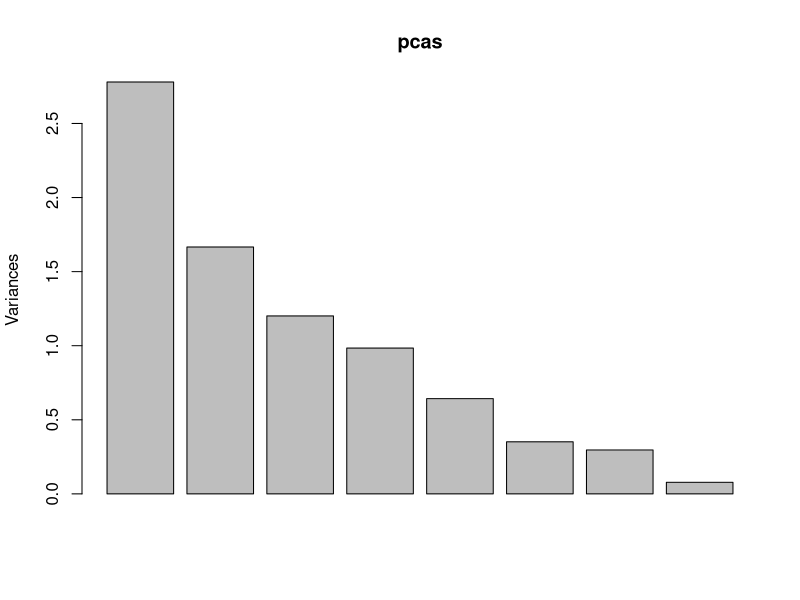
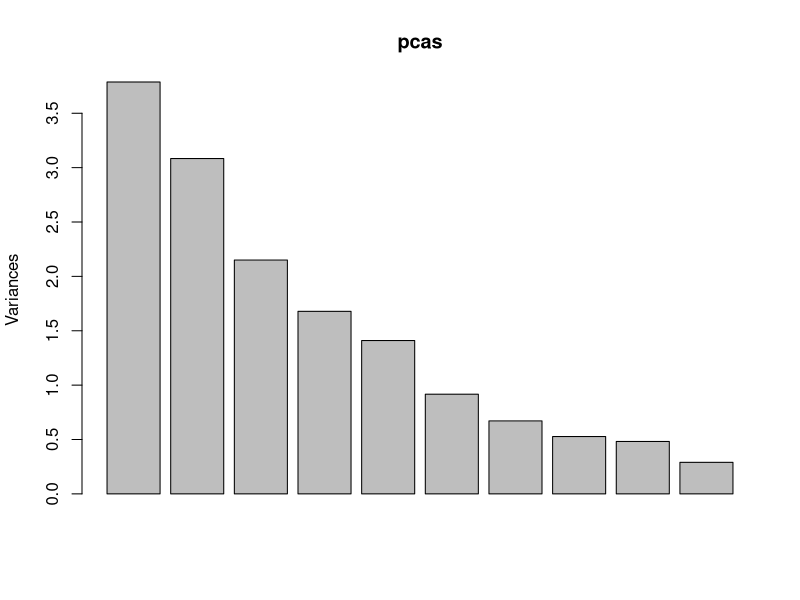
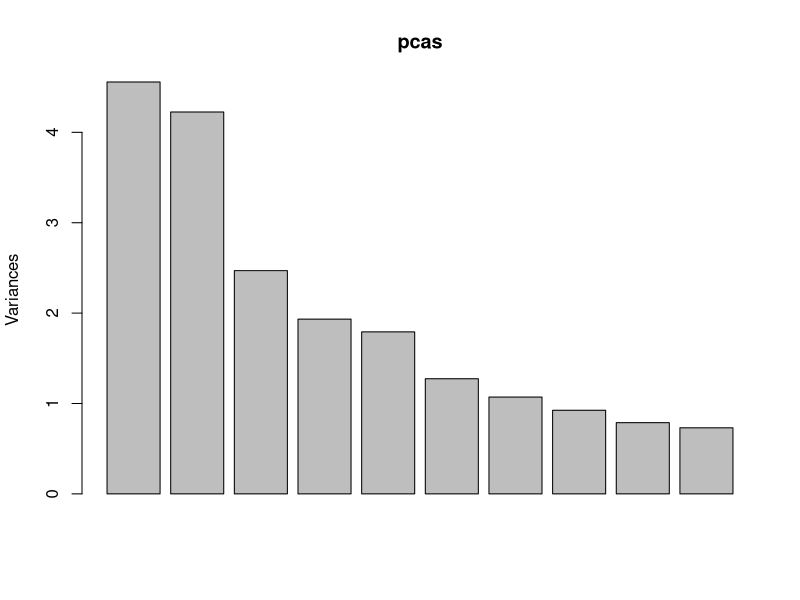
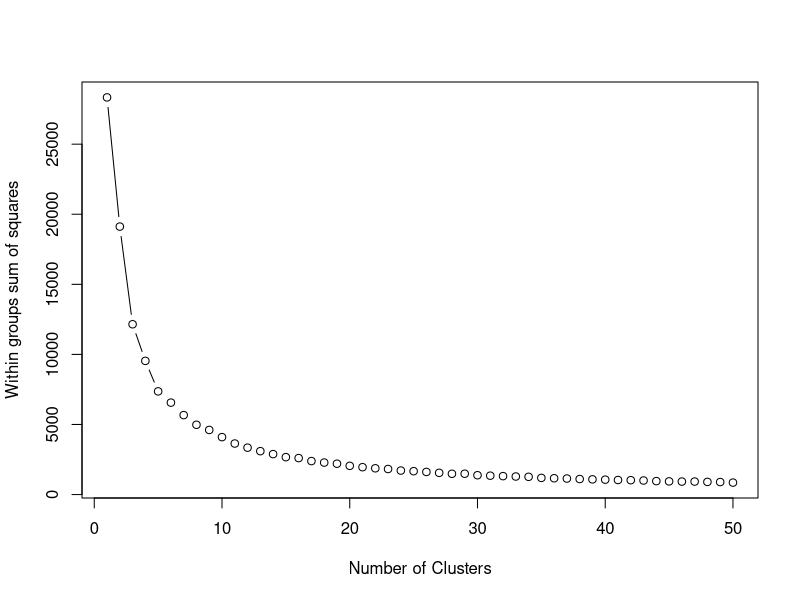
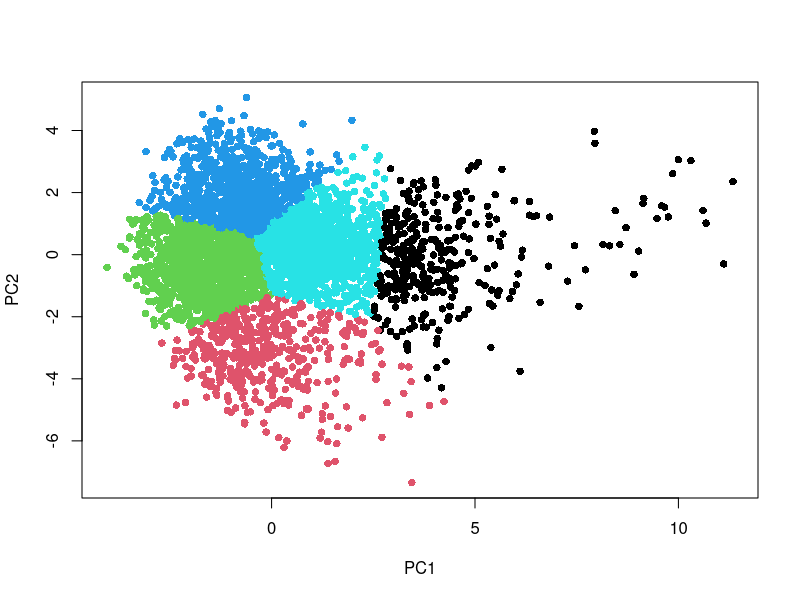
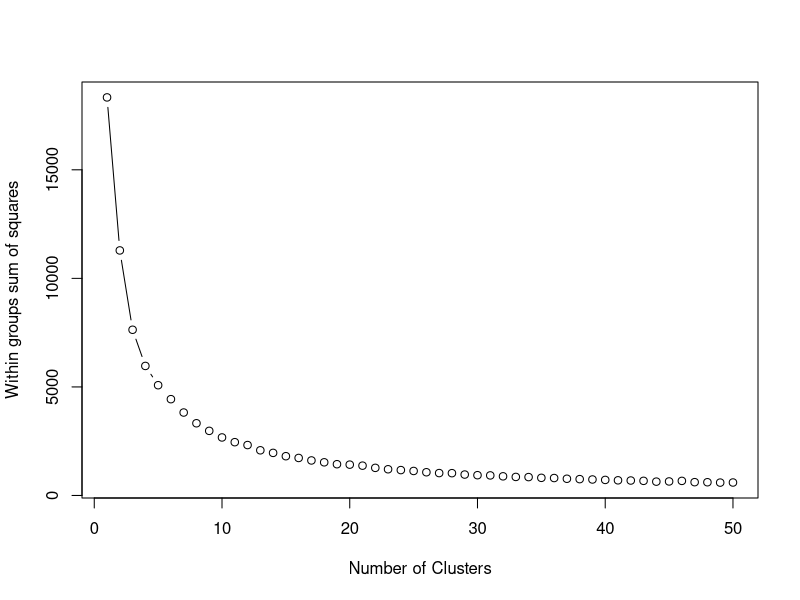
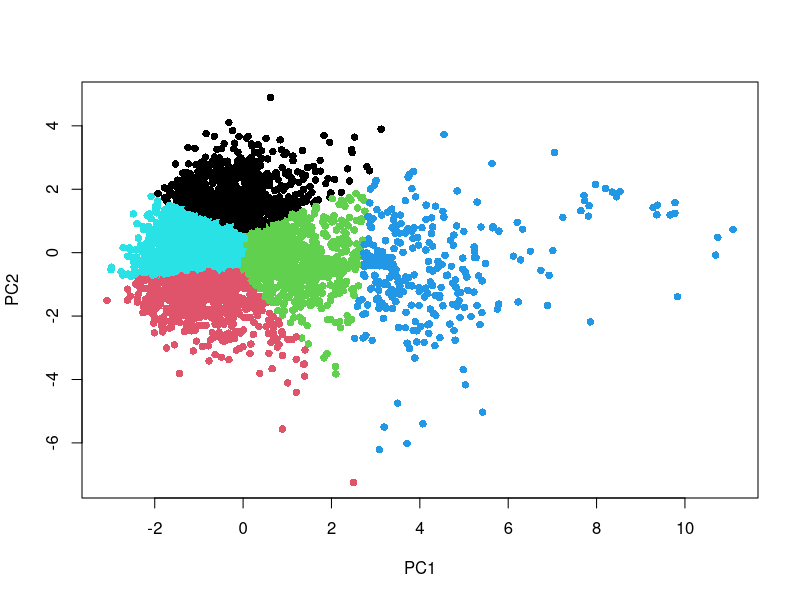

Source code (R) for these figures, in order: (Note: this script raises an error after producing the figures.)
## ---- chunk 1
knitr::opts_chunk$set(echo = TRUE)
## ---- chunk 2
library(tidyverse)
library(ggplot2)
library(RColorBrewer)
library(dplyr) 

## ---- chunk 3
df = read_csv("Data/attrsOfAlbsFinal.csv")
df = within(df,  id <- paste(Album, Artist, sep="---"))

head(df)
#data of only average spotify metrics
dfSpotifySubMetrics = df %>%
  select(id, avgAcousticness, avgDanceability, avgEnergy, avgInstrumentalness, avgLiveness, avgLoudness, avgSpeechiness, avgValence)

# data with appropriate measures of spotify metrics (averages, max, ranges)
dfSpotifyAllMeasures = df %>%
  select(id, avgAcousticness, maxAcousticnessTrack, avgDanceability, maxDanceabilityTrack, rangeEnergy, avgEnergy, maxInstrumentalnessTrack, avgInstrumentalness, avgLiveness, maxLivenessTrack, avgLoudness, rangeLoudness, avgSpeechiness, maxSpeechinessTrack, avgValence, rangeValence)

#data with all spotify metrics and some objective measures
dfSpotifyAndObjectives = df %>%
  select(id, numSongsOnAlb, totalDurationSeconds, avgTempo, rangeTempo, moreCommonMajMin, presenceUncommonTS, totalExplicit, proportionExplicit, avgAcousticness, maxAcousticnessTrack, avgDanceability, maxDanceabilityTrack, rangeEnergy, avgEnergy, maxInstrumentalnessTrack, avgInstrumentalness, avgLiveness, maxLivenessTrack, avgLoudness, rangeLoudness, avgSpeechiness, maxSpeechinessTrack, avgValence, rangeValence)

#data with all 
dfAll = df %>%
  select(id, Gender, Group.Solo, RiaaStatus, Label, numGrammys, numSongsOnAlb, totalDurationSeconds, avgTempo, rangeTempo, moreCommonMajMin, presenceUncommonTS, totalExplicit, proportionExplicit, avgAcousticness, maxAcousticnessTrack, avgDanceability, maxDanceabilityTrack, rangeEnergy, avgEnergy, maxInstrumentalnessTrack, avgInstrumentalness, avgLiveness, maxLivenessTrack, avgLoudness, rangeLoudness, avgSpeechiness, maxSpeechinessTrack, avgValence, rangeValence)


## ---- chunk 4
pcaOfData = function(df){
  ids = df[,1]
  dfSub = df[,-1]
  pcas = prcomp(dfSub, center = TRUE, scale. = TRUE)
  plot(pcas)
  pcas$x = cbind(ids, data.frame(pcas$x))
  #eigs = get_eigenvalue(pcas) #outdated func?
  return (pcas)
}
## ---- chunk 5
pcsSpotifySubMetrics = pcaOfData(dfSpotifySubMetrics)
#summary(pcsSpotifySubMetrics)
pcsSpotifySubMetrics
## ---- chunk 6
pcsSpotifyAll = pcaOfData(dfSpotifyAllMeasures)
#summary(pcsSpotifyAll)
pcsSpotifyAll$rotation[,1:5]
## ---- chunk 7
pcsSpotifyAndObjectives = pcaOfData(dfSpotifyAndObjectives)
pcsSpotifyAndObjectives$rotation[,1:5]
## ---- chunk 8
kMeansPipeline = function(df, numClusts){
  dataSub = as.data.frame(df)
  #if (!pcomps){
    #dataSub = dataSub[,-1]
  #}
  dataSub = dataSub[,-1]
  wss <- (nrow(dataSub)-1)*sum(apply(dataSub,2,var))
  for (i in 2:50) wss[i] <- sum(kmeans(dataSub,centers=i)$withinss)
  plot(1:50, wss, type="b", xlab="Number of Clusters",
       ylab="Within groups sum of squares")
  
  k <- kmeans(dataSub, numClusts,iter.max=1000)
  clustDf = as.data.frame(df)
  clustDf$cluster = as.factor(k$cluster)
  #clustDf = clustDf[order(clustDf$cluster),]
  return(clustDf)
}
## ---- chunk 9
artistClusterCount = function(clusterData){
  artistCounts = clusterData %>%
    separate(id, c("Album", "Artist"), "---") %>%
    select(Artist, cluster) %>%
    group_by(cluster, Artist) %>%
    summarise(countInClusts = n())
  return(artistCounts)
}
## ---- chunk 10
pcaClusters = kMeansPipeline(data.frame(pcsSpotifyAll$x[,1:3]), 5)
pcaClusters
plot(pcsSpotifyAll$x[,2:3], col=pcaClusters$cluster, pch=16)
#clustDf = clustDf[order(clustDf$cluster),]
## ---- chunk 11
###THIS CURRENTLY DOESN"T WORK
pcaSpotifySubClusters = kMeansPipeline(data.frame(pcsSpotifySubMetrics$x[,1:3]), 5)
pcaSpotifySubClusters
plot(pcsSpotifySubMetrics$x[,2:3], col=pcaSpotifySubClusters$cluster, pch=16)
## ---- chunk 12
#clustsSpotifyMetrics = kMeansPipeline(dfSpotifySubMetrics, 5, FALSE)
## ---- chunk 13
print(clustsSpotifyMetrics)
artistCount=artistClusterCount(clustsSpotifyMetrics)
artistCount = artistCount[order(artistCount$countInClusts, decreasing = TRUE),]
print(artistCount)
#clustDf = clustDf[order(clustDf$cluster),]

johnMayerAppearances = artistCount %>%
  filter(Artist == "John Mayer")
print(johnMayerAppearances)

maroon5Appearances = artistCount %>%
  filter(Artist == "Maroon 5")
print(maroon5Appearances)


